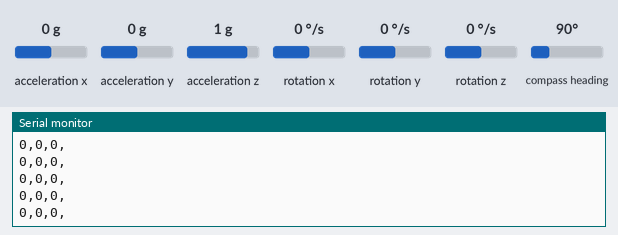
The sketch below on a simulated Arduino Uno, built with avr-gcc and run on an emulated ATmega328P. Parts: the last lines printed to the serial monitor. Wiring (inferred from the names in the program): HMC5883L compass at I2C address 0x1E; ADXL345 accelerometer at I2C address 0x53; ITG-3200 gyroscope at I2C address 0x68. Inputs (shaded band) come from the test bench; at power-on: rotation x 0 °/s, rotation y 0 °/s, rotation z 0 °/s, acceleration x 0 g, acceleration y 0 g, acceleration z 1 g, compass heading 90°.

Above: at 1.2 s.
1.3 s: rotation x set to -192 °/s
At 2.1 s:
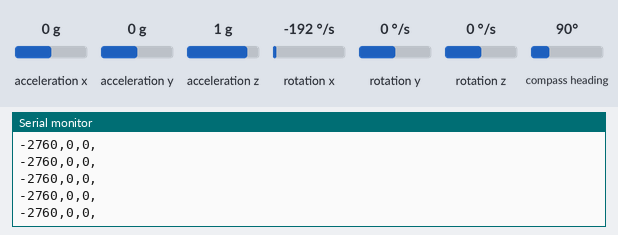
4.3 s: rotation y set to -192 °/s
At 5.2 s:
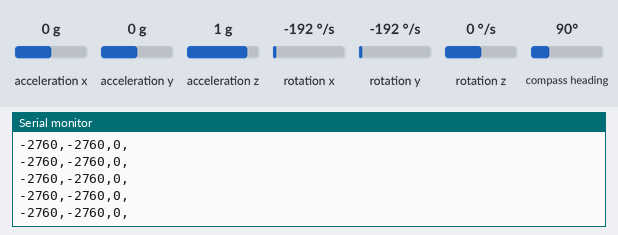
5.8 s: rotation z set to 100 °/s
At 6.4 s:
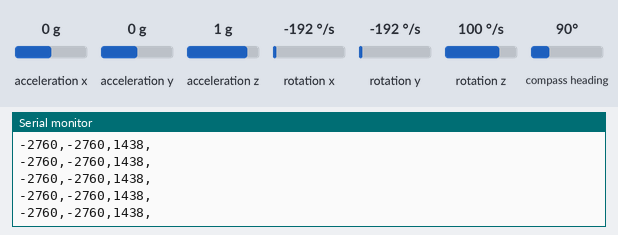

The sketch:

gy85.ino
```cpp
#include "GY85Lib.h"
#include <Wire.h>

XecSensor::GY85 gy85sensor;

void setup()
{
    Serial.begin(9600);
    Wire.begin();

    gy85sensor.initialize();
    //  gy85sensor.reset_all_to_zero();
}


// the loop function runs over and over again until power down or reset
void loop()
{
    int gx, gy, gz;
    int ax, ay, az;
    int cx, cy, cz;

    gy85sensor.ReadAccelerometor(&ax, &ay, &az);
    gy85sensor.ReadGyro(&gx, &gy, &gz);
    gy85sensor.ReadCompass(&cx, &cy, &cz);

    Serial.print(gx); Serial.print(",");
    Serial.print(gy); Serial.print(",");
    Serial.print(gz); Serial.print(",");

    Serial.println();
    delay(10);
}
```

GY85Lib.cpp
```cpp
//
//
//

#include "GY85Lib.h"
#include <Wire.h>
#define ADXL345 0x53 // Device address as specified in data sheet //ADXL345 accelerometer
#define HMC5883 0x1E //0011110b, I2C 7bit address of HMC5883
#define ITG3200 0x68

namespace XecSensor
{


    GY85::GY85()
    {
        m_gyro_fix_x = m_gyro_fix_y = m_gyro_fix_z = 0;
        m_acc_fix_x = m_acc_fix_y = m_acc_fix_z = 0;
        m_compass_fix_x = m_compass_fix_y = m_compass_fix_z = 0;
    }


    GY85::~GY85()
    {
    }

    void GY85::initialize()
    {
        Wire.begin();
        SetupAccelerometor(); // setup accelerometor sensor;
        SetupCompass();
        SetupGyro();
    }

    void GY85::reset_all_to_zero()
    {
        AccCalibrate();
        GyroCalibrate();
        CompassCalibrate();
    }


    void GY85::SetupAccelerometor()
    {
        Wire.beginTransmission(ADXL345);     // start transmission to device
        Wire.write(0x31);                 // send register address
        Wire.write(0x01);                 // send value to write
        Wire.endTransmission();             // end transmission

        //Put the ADXL345 into Measurement Mode by writing 0x08 to the POWER_CTL register.
        Wire.beginTransmission(ADXL345);     // start transmission to device
        Wire.write(0x2D);                 // send register address  //Power Control Register
        Wire.write(0x08);                 // send value to write
        Wire.endTransmission();             // end transmission

    }

    void GY85::SetupCompass()
    {
        //Put the HMC5883 IC into the correct operating mode
        Wire.beginTransmission(HMC5883);//open communication with HMC5883
        Wire.write(0x02);               //select mode register
        Wire.write(0x00);               //continuous measurement mode
        Wire.endTransmission();
    }

    void GY85::SetupGyro()
    {
        Wire.beginTransmission(ITG3200);
        Wire.write(0x3E);
        Wire.write(0x00);
        Wire.endTransmission();

        Wire.beginTransmission(ITG3200);
        Wire.write(0x15);
        Wire.write(0x07);
        Wire.endTransmission();

        Wire.beginTransmission(ITG3200);
        Wire.write(0x16);
        Wire.write(0x1E);   // +/- 2000 dgrs/sec, 1KHz, 1E, 19
        Wire.endTransmission();

        Wire.beginTransmission(ITG3200);
        Wire.write(0x17);
        Wire.write(0x00);
        Wire.endTransmission();

    }

    void GY85::GyroCalibrate()
    {
        int tmp[3] = { 0 };
        int tmp2[3] = { 0 };

        m_gyro_fix_x = m_gyro_fix_y = m_gyro_fix_z = 0;
        for (int i = 0; i < 10; i++) {
            ReadGyro(&tmp[0], &tmp[1], &tmp[2]);
            tmp2[0] += tmp[0];
            tmp2[1] += tmp[1];
            tmp2[2] += tmp[2];
            delay(100);
        }

        m_gyro_fix_x = tmp2[0] / 10;
        m_gyro_fix_y = tmp2[1] / 10;
        m_gyro_fix_z = tmp2[2] / 10;
    }

    void GY85::AccCalibrate()
    {
        int tmp[3] = { 0 };
        int tmp2[3] = { 0 };
        m_acc_fix_x = m_acc_fix_y = m_acc_fix_z = 0;

        for (int i = 0; i < 10; i++) {
            ReadAccelerometor(&tmp[0], &tmp[1], &tmp[2]);
            tmp2[0] += tmp[0];
            tmp2[1] += tmp[1];
            tmp2[2] += tmp[2];
            delay(100);
        }

        m_acc_fix_x = tmp2[0] / 10;
        m_acc_fix_y = tmp2[1] / 10;
        m_acc_fix_z = tmp2[2] / 10;
    }

    void GY85::CompassCalibrate()
    {
        int tmp[3] = { 0 };
        int tmp2[3] = { 0 };

        m_compass_fix_x = m_compass_fix_y = m_compass_fix_z = 0;
        for (int i = 0; i < 10; i++) {
            ReadCompass(&tmp[0], &tmp[1], &tmp[2]);
            tmp2[0] += tmp[0];
            tmp2[1] += tmp[1];
            tmp2[2] += tmp[2];
            delay(100);
        }

        m_compass_fix_x = tmp2[0] / 10;
        m_compass_fix_y = tmp2[1] / 10;
        m_compass_fix_z = tmp2[2] / 10;
    }

    void GY85::ReadAccelerometor(int* ax, int* ay, int* az)
    {
        Wire.beginTransmission(ADXL345);      // start transmission to device
        Wire.write(0x32);               // sends address to read from
        Wire.endTransmission();              // end transmission\

        Wire.requestFrom(ADXL345, 6, true);         // request 6 bytes from device

        int16_t tax = Wire.read() | Wire.read() << 8;
        int16_t tay = Wire.read() | Wire.read() << 8;
        int16_t taz = Wire.read() | Wire.read() << 8;

        *ax = tax - m_acc_fix_x;
        *ay = tay - m_acc_fix_y;
        *az = taz - m_acc_fix_z;
    }

    void GY85::ReadCompass(int* cx, int* cy, int* cz)
    {
        Wire.beginTransmission(HMC5883);
        Wire.write(0x03);               //select register 3, X MSB register
        Wire.endTransmission();


        Wire.requestFrom(HMC5883, 6);


        int16_t tcx = Wire.read() << 8 | Wire.read();
        int16_t tcz = Wire.read() << 8 | Wire.read();
        int16_t tcy = Wire.read() << 8 | Wire.read();

        *cx = tcx - m_compass_fix_x;
        *cy = tcy - m_compass_fix_y;
        *cz = tcz - m_compass_fix_z;
    }

    void GY85::ReadGyro(int* gx, int* gy, int* gz)
    {
        Wire.beginTransmission(ITG3200);
        Wire.write(0x1B);
        Wire.endTransmission();

        Wire.requestFrom(ITG3200, 8);    // request 8 bytes from ITG3200

        int16_t temp = Wire.read() << 8 | Wire.read();
        int16_t tgx = Wire.read() << 8 | Wire.read();
        int16_t tgy = Wire.read() << 8 | Wire.read();
        int16_t tgz = Wire.read() << 8 | Wire.read();

        *gx = tgx - m_gyro_fix_x;
        *gy = tgy - m_gyro_fix_y;
        *gz = tgz - m_gyro_fix_z;
    }
}
```

GY85Lib.h
```cpp
// GY85Lib.h

#ifndef _GY85LIB_h
#define _GY85LIB_h

#if defined(ARDUINO) && ARDUINO >= 100
#include "arduino.h"
#else
#include "WProgram.h"
#endif

namespace XecSensor
{
    class GY85
    {
      public:
        GY85();
        virtual ~GY85();

        void initialize();
        void reset_all_to_zero();

        void ReadAccelerometor(int* ax, int* ay, int* az);
        void ReadCompass(int* cx, int* cy, int* cz);
        void ReadGyro(int* gx, int* gy, int* gz);

      protected:

        void SetupAccelerometor();
        void SetupCompass();
        void SetupGyro();

        void GyroCalibrate();
        void AccCalibrate();
        void CompassCalibrate();

      private:
        int m_gyro_fix_x, m_gyro_fix_y, m_gyro_fix_z;
        int m_acc_fix_x, m_acc_fix_y, m_acc_fix_z;
        int m_compass_fix_x, m_compass_fix_y, m_compass_fix_z;
    };
}

#endif
```

Measured:
- after the input at 1.3 s, the serial monitor: prints a new line at once (image 1)
- after the input at 4.3 s, the serial monitor: prints a new line at once (image 2)
- after the input at 5.8 s, the serial monitor: prints a new line after 0.07 s (image 3)
